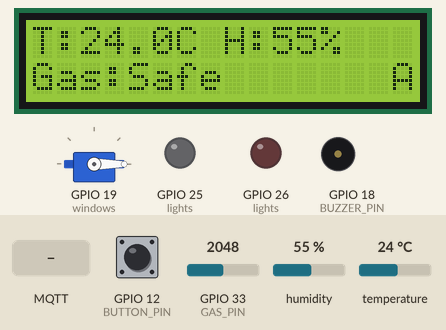
A program run on a simulated ESP32. Parts: servo, 16×2 character LCD, output pins drawn as LEDs (lit = HIGH), buzzer (waves = sounding). Inputs (shaded band) come from the test bench; at power-on: GPIO 33 (GAS_PIN) = 2048, GPIO 12 (BUTTON_PIN) HIGH, humidity 55 %, temperature 24 °C. WiFi joins after 1.5 s; servers stay silent unless stated; random numbers use the default seed unless the program sets one; no MQTT or app messages arrive unless stated; what the program prints to the serial monitor is not drawn.

Above: at 3.8 s.
3.9 s: MQTT message "TOGGLE" arrives on the first subscribed topic
At 5.6 s:
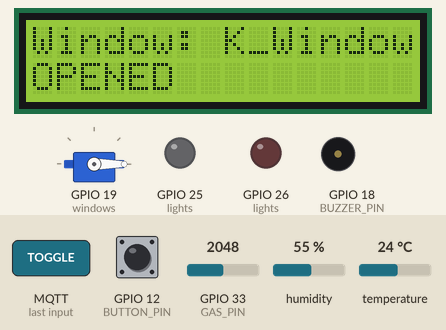
7.2 s: GPIO 33 (GAS_PIN) set to 0
At 8.3 s:
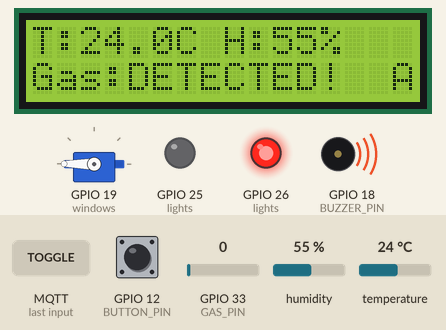
9.2 s: MQTT message "0" arrives on the first subscribed topic
At 9.5 s:
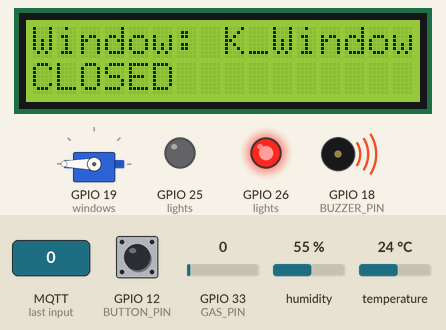
11.2 s: MQTT message "ON" arrives on the second subscribed topic
At 11.6 s:
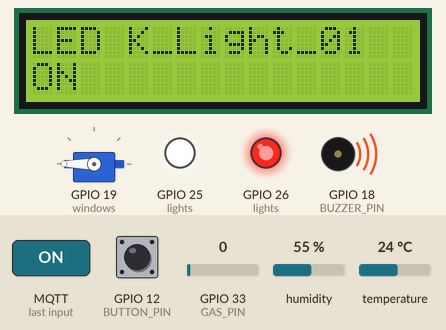
13.2 s: MQTT message "OFF" arrives on the third subscribed topic
At 13.53 s:
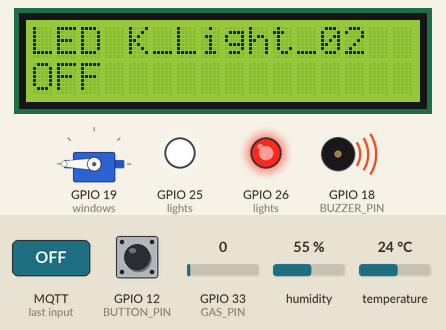
15.2 s: GPIO 33 (GAS_PIN) set to 70
At 16.5 s:
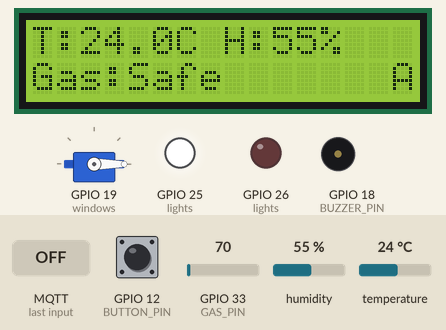
Timing chart, 0 to 18.2 s (numbered marks = the images above; inputs shaded):
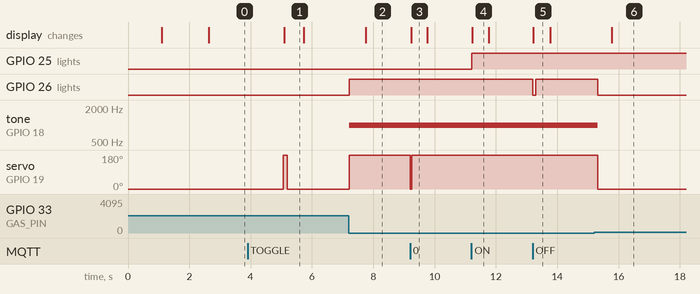

Measured:
- after the input at 3.9 s, servo on GPIO 19 (windows): 0° → 180° after 1.2 s, → 0° 0.13 s later; the display: changes after 1.2 s (image 1)
- after the input at 7.2 s, GPIO 26 (lights): LOW → HIGH at once; tone on GPIO 18 (BUZZER_PIN): silent → 1000 Hz at once; servo on GPIO 19 (windows): 0° → 180° at once; the display: changes after 0.55 s (image 2)
- after the input at 9.2 s, servo on GPIO 19 (windows): 180° → 0° at once, → 180° 0.06 s later; the display: changes at once (image 3)
- after the input at 11.2 s, GPIO 25 (lights): LOW → HIGH at once; the display: changes at once (image 4)
- after the input at 13.2 s, GPIO 26 (lights): HIGH → LOW at once, → HIGH 0.09 s later; the display: changes at once (image 5)
- after the input at 15.2 s, GPIO 26 (lights): HIGH → LOW after 0.11 s; tone on GPIO 18 (BUZZER_PIN): 1000 Hz → silent after 0.11 s; servo on GPIO 19 (windows): 180° → 0° after 0.11 s; the display: changes after 0.57 s (image 6)
- what the display in image 1 shows lasts 0.6 s, from 5.1 s to 5.7 s

The program:

main.cpp
```cpp
#include <Arduino.h>
#include <WiFi.h>
#include <PubSubClient.h>
#include <LiquidCrystal_I2C.h>
#include <DHT.h>
#include <ESP32Servo.h>

#define BUZZER_CHANNEL 4 // khác channel servo
#define BUZZER_FREQ 1000 // 1kHz
#define BUZZER_RES 8     // 8-bit

// WiFi & MQTT Configuration
const char *ssid = "Wokwi-GUEST";
const char *password = "";
const char *mqtt_server = "switchback.proxy.rlwy.net";
const int mqtt_port = 35495;

WiFiClient espClient;
PubSubClient mqtt(espClient);

String tempHumidSensorId = "K_DHT22_01";
String gasSensorId = "K_GAS_01";

struct LightDevice
{
  String id;
  int pin;
  bool status;
  bool lastPublishLed;
};

struct WindowDevice
{
  String id;
  int pin;
  bool opened;
  Servo servo;
  bool lastPublishFan;
};

LightDevice lights[] = {
    {"K_Light_01", 25, false, false}, // white with button
    {"K_Light_02", 26, false, false}, // red warning light
                                      // thêm đèn ở đây
};

WindowDevice windows[] = {
    {"K_Window_01", 19, false, Servo()},
    // thêm cửa sổ ở đây
};

/* ================= MQTT Topics ================= */
// pub
String topicSensor = "kitchen/sensor-device";
String topicStatus = "kitchen/current-status";
String topicDeviceRegister = "kitchen/device-register";

// sub
String topicCommandLightPrefix = "kitchen/command/light/";
String topicCommandWindowPrefix = "kitchen/command/window/";
String topicCommandAuto = "kitchen/command/auto";

String topicGetSensorData = "kitchen/command/get-sensor-data";

// status pub
String topicLightStatusPrefix = "kitchen/device-status/light/";
String topicWindowStatusPrefix = "kitchen/device-status/window/";
String topicAutoStatus = "kitchen/device-status/auto";

#define BUTTON_PIN 12
#define DHT_PIN 27
#define GAS_PIN 33

// Hardware pins (theo diagram.json kitchen)
const int BUZZER_PIN = 18; // Buzzer
const int LCD_SDA = 21;    // LCD I2C SDA
const int LCD_SCL = 22;    // LCD I2C SCL

// Servo angles
const int SERVO_CLOSE_ANGLE = 0;  // Góc đóng quạt/cửa sổ
const int SERVO_OPEN_ANGLE = 180; // Góc mở quạt/cửa sổ

// Objects
LiquidCrystal_I2C lcd(0x27, 16, 2);
DHT dht(DHT_PIN, DHT22);

// Variables
float temperature = 0.0;
float humidity = 0.0;
bool gasDetected = false; // Gas detected (digital)

bool buzzerStatus = false; // Buzzer cảnh báo
bool autoMode = true;      // Chế độ tự động

// Previous values for change detection
float lastPublishedTemp = -999.0;
float lastPublishedHum = -999.0;
bool lastPublishedGas = false;

// Button handling
bool lastButtonState = HIGH;
bool buttonState = HIGH;
unsigned long lastDebounceTime = 0;
unsigned long debounceDelay = 20;

// Timing
unsigned long lastDHTRead = 0;
unsigned long lastLCDUpdate = 0;
unsigned long lastGasCheck = 0;
unsigned long systemStartTime = 0;

const unsigned long DHT_INTERVAL = 2000;
const unsigned long LCD_INTERVAL = 1000;
const unsigned long GAS_INTERVAL = 500;
const unsigned long ONLINE_INTERVAL = 1000;

bool isRemoteLightComand = false;
bool isRemoteWindowComand = false;

bool gasSensorReady = false;

unsigned long lcdMessageTimeout = 0;

void buzzerOn()
{
  ledcWrite(BUZZER_CHANNEL, 128); // 50% duty
  buzzerStatus = true;
}
void buzzerOff()
{
  ledcWrite(BUZZER_CHANNEL, 0);
  buzzerStatus = false;
}

// ========== HELPER FUNCTIONS ==========

void showLCDMessage(const char *line1, const char *line2 = "", unsigned long duration = 1000)
{
  lcd.clear();
  lcd.setCursor(0, 0);
  lcd.print(line1);
  if (strlen(line2) > 0)
  {
    lcd.setCursor(0, 1);
    lcd.print(line2);
  }
  lcdMessageTimeout = millis() + duration;
}

void readDHT()
{
  float temp = dht.readTemperature();
  float hum = dht.readHumidity();

  if (!isnan(temp) && !isnan(hum))
  {
    bool tempChanged = temp != lastPublishedTemp;
    bool humChanged = hum != lastPublishedHum;

    temperature = temp;
    humidity = hum;

    // Publish unified sensor data if any value changed
    if ((tempChanged || humChanged) && mqtt.connected())
    {
      String payload = "{";
      payload += "\"temperature\":" + String(temperature, 1) + ",";
      payload += "\"humidity\":" + String((int)humidity);
      payload += "}";

      mqtt.publish(topicSensor.c_str(), payload.c_str(), false);
      lastPublishedTemp = temperature;
      lastPublishedHum = humidity;

      Serial.print("Published temp-humid: ");
      Serial.println(payload);
    }
  }
  else
  {
    Serial.println("Failed to read DHT sensor!");
  }
}

void readGasSensor()
{
  // Đọc giá trị digital (LOW = gas detected, HIGH = no gas)
  gasDetected = (analogRead(GAS_PIN) == 0);

  // Publish if gas status changed
  if (mqtt.connected() && gasDetected != lastPublishedGas)
  {
    String payload = "{";
    payload += "\"temperature\":" + String(temperature, 1) + ",";
    payload += "\"humidity\":" + String((int)humidity) + ",";
    payload += "\"gas\":" + String(gasDetected ? "true" : "false");
    payload += "}";
    mqtt.publish(topicSensor.c_str(), payload.c_str(), false);
    lastPublishedGas = gasDetected;
    Serial.print("Gas Detected: ");
    Serial.println(gasDetected ? "YES" : "NO");
  }
  // Auto mode: handle gas warning
  if (autoMode)
  {
    if (gasDetected)
    {
      // Gas phát hiện: Bật LED đỏ, buzzer, mở quạt
      if (!lights[1].status)
      {
        lights[1].status = true;
        digitalWrite(lights[1].pin, HIGH); // bật LED đỏ
      }
      if (!buzzerStatus)
      {
        buzzerOn(); // Bật buzzer với PWM
      }
      for (int i = 0; i < sizeof(windows) / sizeof(windows[0]); i++)
      {
        if (!windows[i].opened)
        {
          windows[i].opened = true;
          windows[i].servo.write(SERVO_OPEN_ANGLE); // Mở quạt/cửa sổ
          String windowTopic = String(topicWindowStatusPrefix + windows[i].id);
          mqtt.publish(windowTopic.c_str(), "OPENED");
        }
      }
    }
    else
    {
      // Không có gas: Tắt tất cả cảnh báo
      if (lights[1].status && !isRemoteLightComand)
      {
        lights[1].status = false;
        digitalWrite(lights[1].pin, LOW); // bật LED đỏ
        buzzerOff();
      }
      if (buzzerStatus)
      {
        buzzerOff(); // Tắt buzzer
      }
      for (int i = 0; i < sizeof(windows) / sizeof(windows[0]); i++)
      {
        if (windows[i].opened && !isRemoteWindowComand)
        {
          windows[i].opened = false;
          windows[i].servo.write(SERVO_CLOSE_ANGLE); // Đóng quạt/cửa sổ
          String windowTopic = String(topicWindowStatusPrefix + windows[i].id);
          mqtt.publish(windowTopic.c_str(), "CLOSED");
        }
      }
    }
  }
}

void updateLCD()
{
  lcd.clear();

  // Line 1: Temperature & Humidity
  lcd.setCursor(0, 0);
  lcd.print("T:");
  lcd.print(temperature, 1);
  lcd.print("C H:");
  lcd.print((int)humidity);
  lcd.print("%");

  // Line 2: Gas status
  lcd.setCursor(0, 1);
  lcd.print("Gas:");

  if (gasDetected)
  {
    lcd.print("DETECTED!");
  }
  else
  {
    lcd.print("Safe");
  }
  if (autoMode)
  {
    lcd.setCursor(15, 1);
    lcd.print("A"); // Auto indicator
  }
}

void handleButton()
{
  int reading = digitalRead(BUTTON_PIN);

  if (reading != lastButtonState)
  {
    lastDebounceTime = millis();
  }

  if ((millis() - lastDebounceTime) > debounceDelay)
  {
    if (reading != buttonState)
    {
      buttonState = reading;

      if (buttonState == LOW)
      {
        // Toggle LED white
        lights[0].status = !lights[0].status;
        digitalWrite(lights[0].pin, lights[0].status);
        Serial.print("Button: LED White ");
        Serial.println(lights[0].status ? "ON" : "OFF");

        // Publish LED status change
        if (mqtt.connected())
        {
          mqtt.publish((topicLightStatusPrefix + lights[0].id).c_str(), lights[0].status ? "ON" : "OFF", false);
          lights[0].lastPublishLed = lights[0].status;
          Serial.println("Published LED white status");
        }

        updateLCD();
      }
    }
  }

  lastButtonState = reading;
}

// Find light by id
LightDevice *getLightById(const String &id)
{
  for (int i = 0; i < sizeof(lights) / sizeof(lights[0]); i++)
    if (lights[i].id == id)
      return &lights[i];
  return nullptr;
}

// Tìm cửa theo id
WindowDevice *getWindowById(const String &id)
{
  for (int i = 0; i < sizeof(windows) / sizeof(windows[0]); i++)
  {
    if (windows[i].id == id)
      return &windows[i];
  }
  return nullptr;
}

void handleLightCommand(const String &topic, const String &message)
{
  int lastSlash = topic.lastIndexOf('/');
  String id = topic.substring(lastSlash + 1);

  LightDevice *light = getLightById(id);
  if (!light)
    return;

  if (message == "ON" || message == "1")
  {
    isRemoteLightComand = true;
    light->status = true;
  }
  else if (message == "OFF" || message == "0")
  {
    light->status = false;
    isRemoteLightComand = false;
  }
  else if (message == "TOGGLE")
    light->status = !light->status;

  digitalWrite(light->pin, light->status);

  // Publish trạng thái lên MQTT
  if (mqtt.connected())
  {
    String statusTopic = String(topicLightStatusPrefix + light->id);
    mqtt.publish(statusTopic.c_str(), light->status ? "ON" : "OFF", false);
  }

  // Hiển thị trên LCD và Serial
  showLCDMessage(("LED " + light->id).c_str(), light->status ? "ON" : "OFF");
  Serial.println("LED " + light->id + ": " + (light->status ? "ON" : "OFF"));
}

void handleWindowCommand(const String &topic, const String &message)
{
  int lastSlash = topic.lastIndexOf('/');
  String id = topic.substring(lastSlash + 1);

  WindowDevice *window = getWindowById(id);
  if (!window)
    return;

  if (message == "OPEN" || message == "1")
  {
    isRemoteWindowComand = true;
    window->opened = true;
    window->servo.write(SERVO_OPEN_ANGLE);
  }
  else if (message == "CLOSE" || message == "0")
  {
    isRemoteWindowComand = false;
    window->opened = false;
    window->servo.write(SERVO_CLOSE_ANGLE);
  }
  else if (message == "TOGGLE")
  {
    window->opened = !window->opened;
    window->servo.write(window->opened ? SERVO_OPEN_ANGLE : SERVO_CLOSE_ANGLE);
  }

  // Publish trạng thái lên MQTT
  if (mqtt.connected())
  {
    String statusTopic = String(topicWindowStatusPrefix + window->id);
    mqtt.publish(statusTopic.c_str(), window->opened ? "OPENED" : "CLOSED", false);
  }

  // Hiển thị trên LCD và Serial
  showLCDMessage(("Window: " + window->id).c_str(), window->opened ? "OPENED" : "CLOSED");
  Serial.println("Window " + window->id + ": " + (window->opened ? "OPENED" : "CLOSED"));
}

void mqttCallback(char *topic, byte *payload, unsigned int length)
{
  String message = "";
  for (int i = 0; i < length; i++)
  {
    message += (char)payload[i];
  }

  Serial.print("MQTT [");
  Serial.print(topic);
  Serial.print("]: ");
  Serial.println(message);

  String topicStr = String(topic);

  // Get sensor data command
  if (topicStr == topicGetSensorData)
  {
    Serial.println("MQTT command: Get sensor data");
    readDHT();
    readGasSensor();
    return;
  }

  // Control lights
  else if (topicStr.startsWith(topicCommandLightPrefix))
    handleLightCommand(topicStr, message);

  // Control windows
  else if (topicStr.startsWith(topicCommandWindowPrefix))
    handleWindowCommand(topicStr, message);

  // Control auto mode
  else if (topicStr == topicCommandAuto)
  {
    if (message == "ON" || message == "1")
    {
      autoMode = true;
    }
    else if (message == "OFF" || message == "0")
    {
      autoMode = false;
    }
    else if (message == "TOGGLE")
    {
      autoMode = !autoMode;
    }

    // mqtt.publish(topicAutoStatus.c_str(), autoMode ? "ON" : "OFF");
    Serial.print("Auto mode: ");
    Serial.println(autoMode ? "ON" : "OFF");
    updateLCD();
  }
}

void connectWiFi()
{
  Serial.print("Connecting to WiFi");
  WiFi.mode(WIFI_STA);
  WiFi.begin(ssid, password);

  int attempts = 0;
  while (WiFi.status() != WL_CONNECTED && attempts < 30)
  {
    delay(500);
    Serial.print(".");
    attempts++;
  }

  if (WiFi.status() == WL_CONNECTED)
  {
    Serial.println("\nWiFi Connected!");
    Serial.print("IP: ");
    Serial.println(WiFi.localIP());
  }
  else
  {
    Serial.println("\nWiFi Connection Failed!");
  }
}

void connectMQTT()
{
  if (!mqtt.connected())
  {
    Serial.print("Connecting to MQTT...");
    String clientId = "ESP32_Kitchen_" + String(random(0xffff), HEX);

    if (mqtt.connect(
            clientId.c_str(),
            nullptr,
            nullptr,
            topicStatus.c_str(), // LWT topic
            1,                   // QoS
            false,               // retained
            "offline"            // LWT message
            ))
    {
      Serial.println("Connected!");

      // Subscribe door commands & password responses per door
      for (int i = 0; i < sizeof(windows) / sizeof(windows[0]); i++)
      {
        String doorCmdTopic = topicCommandWindowPrefix + windows[i].id; // ví dụ: "living-room/command/door/LV_Door_01"
        mqtt.subscribe(doorCmdTopic.c_str());
      }

      // Subscribe light command topics
      for (int i = 0; i < sizeof(lights) / sizeof(lights[0]); i++)
      {
        String cmdTopic = topicCommandLightPrefix + lights[i].id;
        mqtt.subscribe(cmdTopic.c_str());
      }
      // mqtt.subscribe(topicCommandBuzzer.c_str());
      mqtt.subscribe(topicGetSensorData.c_str());
      mqtt.subscribe(topicCommandAuto.c_str());

      // Publish online status
      mqtt.publish(topicStatus.c_str(), "online", false);

      // Register temp/humidity sensor device
      String payload1 = "{";
      payload1 += "\"id\":\"" + tempHumidSensorId + "\",";
      payload1 += "\"name\":\"temperature and humidity sensor\",";
      payload1 += "\"type\":\"temp_humid_sensor\"";
      payload1 += "}";
      mqtt.publish(topicDeviceRegister.c_str(), payload1.c_str(), false);

      // Register gas sensor device
      String payload2 = "{";
      payload2 += "\"id\":\"" + gasSensorId + "\",";
      payload2 += "\"name\":\"gas sensor\",";
      payload2 += "\"type\":\"gas_sensor\"";
      payload2 += "}";
      mqtt.publish(topicDeviceRegister.c_str(), payload2.c_str(), false);

      // Publish unified sensor data
      String sensorPayload = "{";
      sensorPayload += "\"temperature\":" + String(temperature, 1) + ",";
      sensorPayload += "\"humidity\":" + String((int)humidity) + ",";
      sensorPayload += "\"gas\":" + String(gasDetected ? "true" : "false");
      sensorPayload += "}";
      mqtt.publish(topicSensor.c_str(), sensorPayload.c_str(), false);
      // mqtt.publish(topicAutoStatus.c_str(), autoMode ? "ON" : "OFF");

      // Publish device status
      for (int i = 0; i < sizeof(lights) / sizeof(lights[0]); i++)
      {
        String statusTopic = String(topicLightStatusPrefix) + lights[i].id;
        mqtt.publish(statusTopic.c_str(), lights[i].status ? "ON" : "OFF", false);
        lights[i].lastPublishLed = lights[i].status;
      }

      lastPublishedTemp = temperature;
      lastPublishedHum = humidity;
      lastPublishedGas = gasDetected;

      Serial.println("Initial status published to MQTT");
    }
    else
    {
      Serial.print("Failed, rc=");
      Serial.print(mqtt.state());
      Serial.println(" retrying in 5s");
    }
  }
}

// ========== SETUP ==========
void setup()
{
  Serial.begin(115200);
  delay(1000);
  Serial.println("\n\n=== KITCHEN SYSTEM STARTING ===");

  // Lưu thời điểm khởi động để tính warm-up
  systemStartTime = millis();

  // Initialize pins

  pinMode(BUTTON_PIN, INPUT_PULLUP);
  for (int i = 0; i < sizeof(lights) / sizeof(lights[0]); i++)
  {
    pinMode(lights[i].pin, OUTPUT);
    digitalWrite(lights[i].pin, LOW);
  }
  pinMode(GAS_PIN, INPUT); // Digital input for gas sensor DOUT
  pinMode(BUZZER_PIN, OUTPUT);

  digitalWrite(BUZZER_PIN, LOW); // Initialize buzzer off

  ledcSetup(BUZZER_CHANNEL, BUZZER_FREQ, BUZZER_RES);
  ledcAttachPin(BUZZER_PIN, BUZZER_CHANNEL);
  ledcWrite(BUZZER_CHANNEL, 0); // OFF

  // Initialize servo
  for (int i = 0; i < sizeof(windows) / sizeof(windows[0]); i++)
  {
    windows[i].servo.attach(windows[i].pin);
    windows[i].servo.write(0); // Lock door initially
  }

  // Initialize LCD
  lcd.init();
  lcd.backlight();
  lcd.clear();
  lcd.setCursor(0, 0);
  lcd.print("KITCHEN SYSTEM");
  lcd.setCursor(0, 1);
  lcd.print("Initializing...");

  // Initialize DHT sensor
  dht.begin();
  Serial.println("DHT22 initialized");

  // Connect to WiFi
  connectWiFi();

  // Setup MQTT
  mqtt.setServer(mqtt_server, mqtt_port);
  mqtt.setCallback(mqttCallback);

  // Initial sensor readings
  readDHT();
  // Gas sensor sẽ tự động đọc sau warm-up time

  // Update display
  updateLCD();

  Serial.println("=== KITCHEN SYSTEM READY ===\n");
  Serial.println("Controls:");
  Serial.println("- Button: Toggle LED White ON/OFF");
  Serial.println("- Auto Mode: Automatic gas detection & response");
  Serial.println("- LCD: Shows temp, humidity, gas level");
  Serial.println("\nMQTT Topics:");
  Serial.println("  Subscribe:");
  Serial.println("    * kitchen/command/light (ON/OFF/TOGGLE)");
  Serial.println("    * kitchen/command/alarm (ON/OFF/TOGGLE)");
  Serial.println("    * kitchen/command/fan (ON/OFF/TOGGLE)");
  Serial.println("    * kitchen/command/buzzer (ON/OFF)");
  Serial.println("    * kitchen/command/auto (ON/OFF/TOGGLE)");
  Serial.println("  Publish:");
  Serial.println("    * kitchen/sensor/temperature (float)");
  Serial.println("    * kitchen/sensor/humidity (int)");
  Serial.println("    * kitchen/sensor/gas (YES/NO)");
  Serial.println("    * kitchen/status/light (ON/OFF)");
  Serial.println("    * kitchen/status/alarm (ON/OFF)");
  Serial.println("    * kitchen/status/fan (ON/OFF)");
  Serial.println("    * kitchen/status/auto (ON/OFF)");
  Serial.println();
}

// ========== MAIN LOOP ==========
void loop()
{
  unsigned long currentMillis = millis();

  // Maintain MQTT connection
  if (WiFi.status() == WL_CONNECTED)
  {
    if (!mqtt.connected())
    {
      static unsigned long lastReconnectAttempt = 0;
      if (currentMillis - lastReconnectAttempt > 5000)
      {
        lastReconnectAttempt = currentMillis;
        connectMQTT();
      }
    }
    else
    {
      mqtt.loop();
    }
  }

  // Read DHT sensor periodically
  if (currentMillis - lastDHTRead >= DHT_INTERVAL)
  {
    lastDHTRead = currentMillis;
    readDHT();
  }

  // Read gas sensor frequently
  if (currentMillis - lastGasCheck >= GAS_INTERVAL)
  {
    lastGasCheck = currentMillis;
    readGasSensor();
  }

  // Update LCD display
  if (currentMillis - lastLCDUpdate >= LCD_INTERVAL)
  {
    lastLCDUpdate = currentMillis;
    updateLCD();
  }

  // Handle button input
  handleButton();

  delay(10);
}
```
